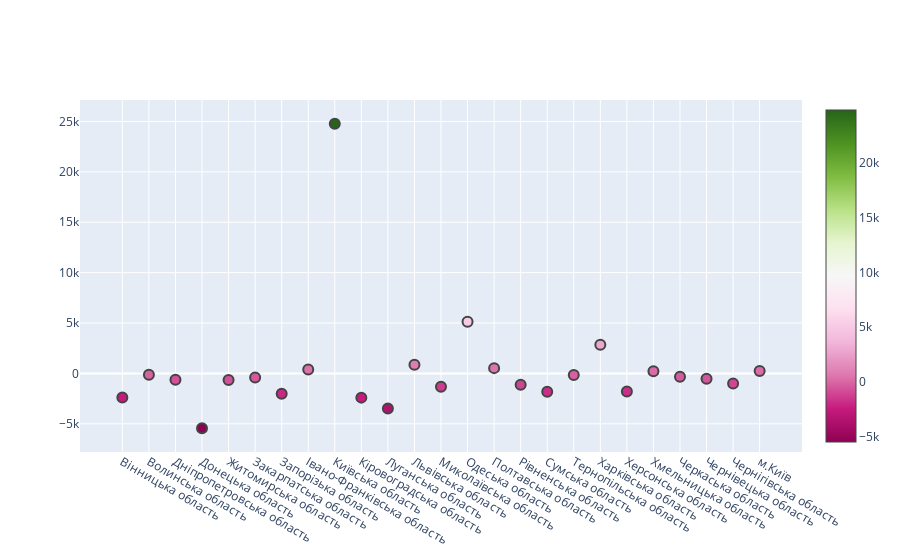

Notebook cell for this chart:
### Code cell
# Create a scatter plot by defining x, y, different color for count of provided
# column, size based on supplied column and additional data to display on hover
px.scatter(df_pop_2020, x="Region", y="міграційний приріст (скорочення)/ migration increase (decrease)", color="міграційний приріст (скорочення)/ migration increase (decrease)",
                 size="кількість прибулих/ total immigrants", hover_data=['кількість прибулих/ total immigrants'])

# Create a customized scatter with black marker edges with line width 2, opaque
# and colored based on width. Also show a scale on the right
fig = go.Figure()
fig.add_trace(go.Scatter(
    x=df_pop_2020['Region'], y=df_pop_2020['міграційний приріст (скорочення)/ migration increase (decrease)'],
    mode='markers',
    marker_color=df_pop_2020['міграційний приріст (скорочення)/ migration increase (decrease)'],
    text=df_pop_2020['Region'],
    marker=dict(showscale=True)
))
fig.update_traces(marker_line_width=2, marker_size=10)

### Figure 1 — Plotly figure (JSON) as saved in the notebook; plotly's stock layout.template omitted (floating-point values rounded to 4 significant figures)
{"data": [{"marker": {"color": [-2400, -128, -632, -5433, -656, -409, -2021, 396, 24762, -2405, -3491, 864, -1336, 5131, 523, -1117, -1826, -150, 2843, -1799, 214, -333, -523, -999, 241], "line": {"width": 2}, "showscale": true, "size": 10}, "mode": "markers", "text": ["Вінницька область", "Волинська область", "Дніпропетровська область", "Донецька область", "Житомирська область", "Закарпатська область", "Запорізька область", "Івано-Франківська область", "Київська область", "Кіровоградська область", "Луганська область", "Львівська область", "Миколаївська область", "Одеська область", "Полтавська область", "Рівненська область", "Сумська область", "Тернопільська область", "Харківська область", "Херсонська область", "Хмельницька область", "Черкаська область", "Чернівецька область", "Чернігівська область", "м.Київ"], "type": "scatter", "x": ["Вінницька область", "Волинська область", "Дніпропетровська область", "Донецька область", "Житомирська область", "Закарпатська область", "Запорізька область", "Івано-Франківська область", "Київська область", "Кіровоградська область", "Луганська область", "Львівська область", "Миколаївська область", "Одеська область", "Полтавська область", "Рівненська область", "Сумська область", "Тернопільська область", "Харківська область", "Херсонська область", "Хмельницька область", "Черкаська область", "Чернівецька область", "Чернігівська область", "м.Київ"], "y": [-2400, -128, -632, -5433, -656, -409, -2021, 396, 24762, -2405, -3491, 864, -1336, 5131, 523, -1117, -1826, -150, 2843, -1799, 214, -333, -523, -999, 241]}], "layout": {}}
